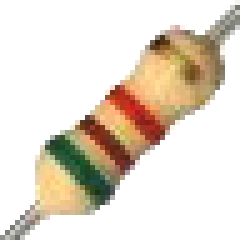
#> input picture base_pics/resistor1.png, 48 x 48 px (shown 5 times larger)
$ python create_anglesdataset.py
#> lines starting #> are read from the running program, lines starting #| are printed output that depends on the picture
#

#!/usr/bin/env python3
# -*- coding: utf-8 -*-
"""
Created on Fri Feb 23 20:31:46 2018

@author: carles
"""
# Creates a picture with a number of resistors in random positions

import random
from PIL import Image
import numpy as np

from matplotlib import pyplot as plt

base_img = Image.open('base_pics/resistor1.png')
#> base_img is the input picture: PIL image 48x48 RGBA; mean R, G, B, A 57.6, 47.4, 34.4, 83

dataset = 6

dim = 48 # dimensions of the base square image
num = 2000 # number of images to be generated

angle_list = list(range(0, 360, 45))
pics = []
angles = []

for n in range(0, num):
    bgcolor = random.randint(50, 255)
    pic = Image.new('L', (dim, dim), bgcolor)
    box = (0, 0, dim, dim)
    angle = random.choice(angle_list)
    img = base_img.rotate(angle)
    pic.paste(img, box, img)
    pics.append(np.asarray(pic, dtype=int).flatten())
    angles.append((angle+45)%360)
    if n < 5:
        plt.figure()
        plt.imshow(np.asarray(pic), cmap = 'gray' )
        pic.save('datasets/dataset{0}/example{1}.png'.format(
                dataset,n))
#> this loop made 2000 passes
#> pass 1, `img = base_img.rotate(angle)`:
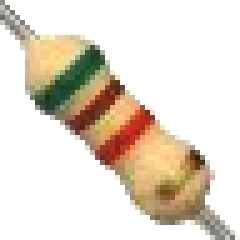
#> img: PIL image 48x48 RGBA (shown 5 times larger); mean R, G, B, A 57.6, 47.4, 34.4, 83; transparent parts drawn white
#> pass 1, `pic.save('datasets/dataset{0}/example{1}.png'.format( dataset,n))`:
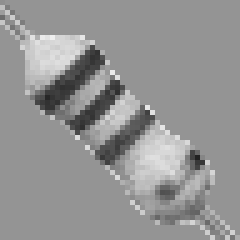
#> saved as example0.png: PIL image 48x48 L (shown 5 times larger); min 34, max 239, mean 148.5
#> after the loop:
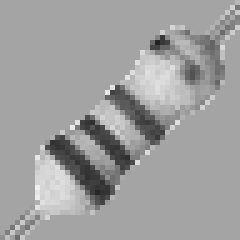
#> pic: PIL image 48x48 L (shown 5 times larger); min 34, max 239, mean 159.3
#> after the loop, angles = 2000 values, max 315 at index 0, min 0 at index 2, mean 156.4; pics = 2000 items

np.savetxt("datasets/dataset{0}/dataset{0}_imgs.csv".format(dataset),
           np.array(pics), delimiter=',', fmt='%d')
np.savetxt("datasets/dataset{0}/dataset{0}_angles.csv".format(dataset),
np.array(angles), delimiter=',', fmt='%d')
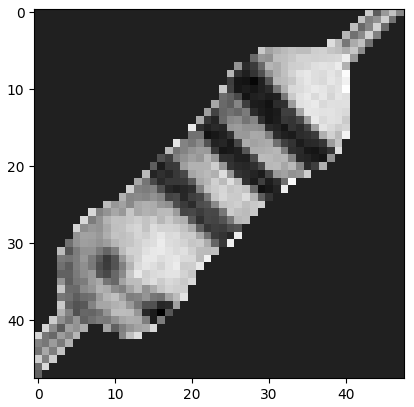
#> figure drawn by matplotlib, 1 panel
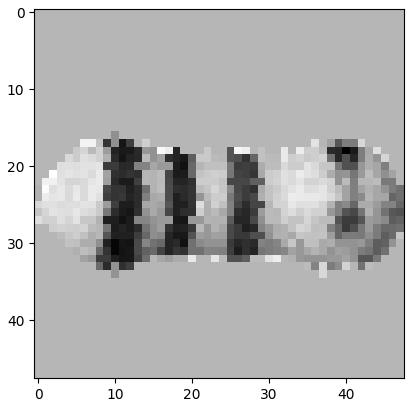
#> figure drawn by matplotlib, 1 panel
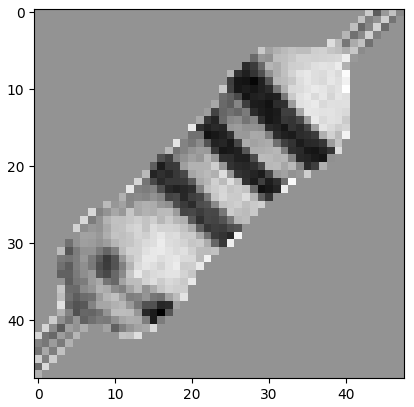
#> figure drawn by matplotlib, 1 panel
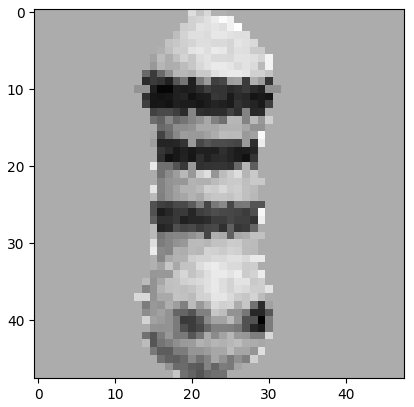
#> figure drawn by matplotlib, 1 panel
